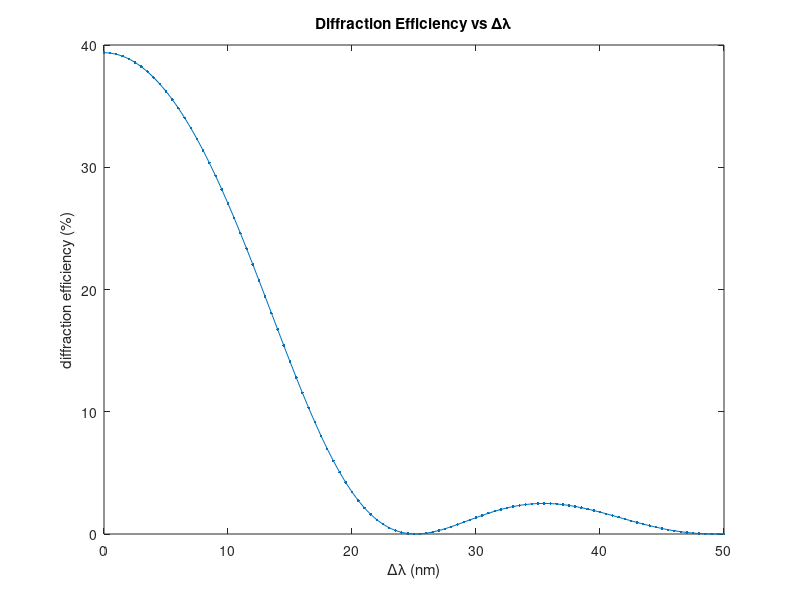
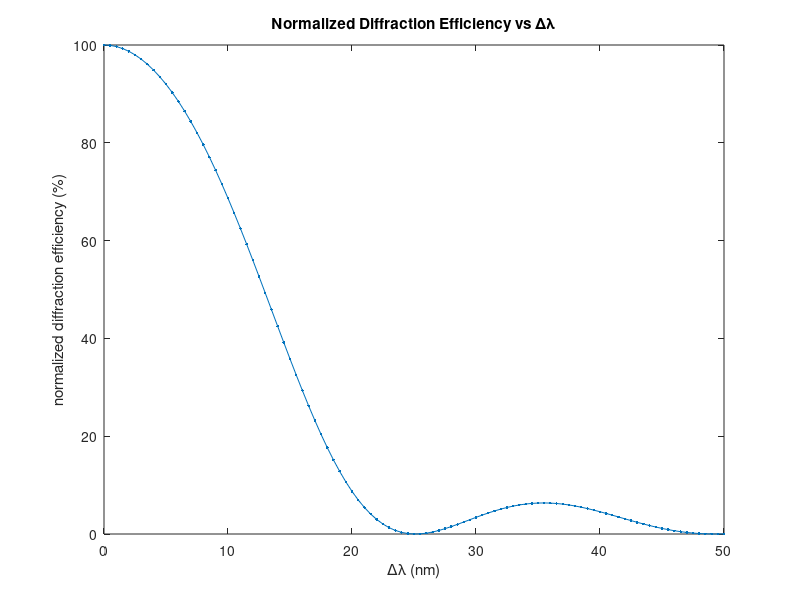
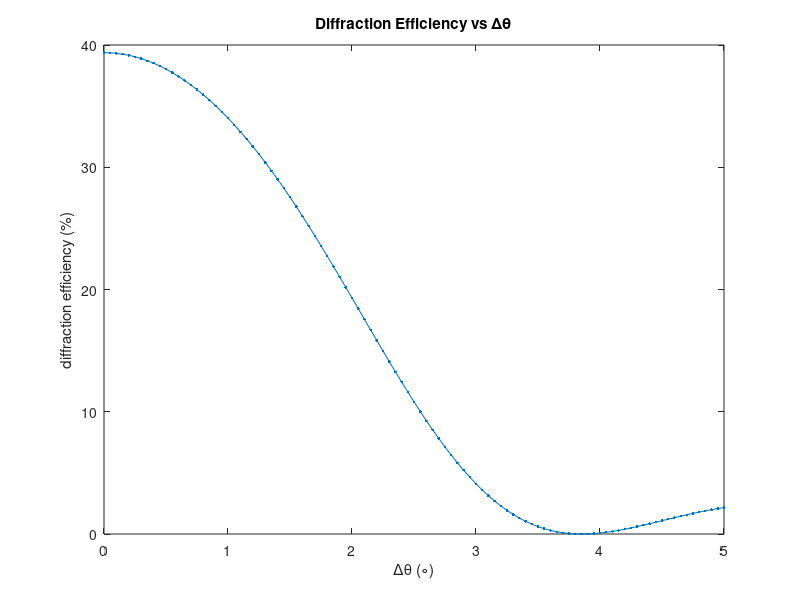
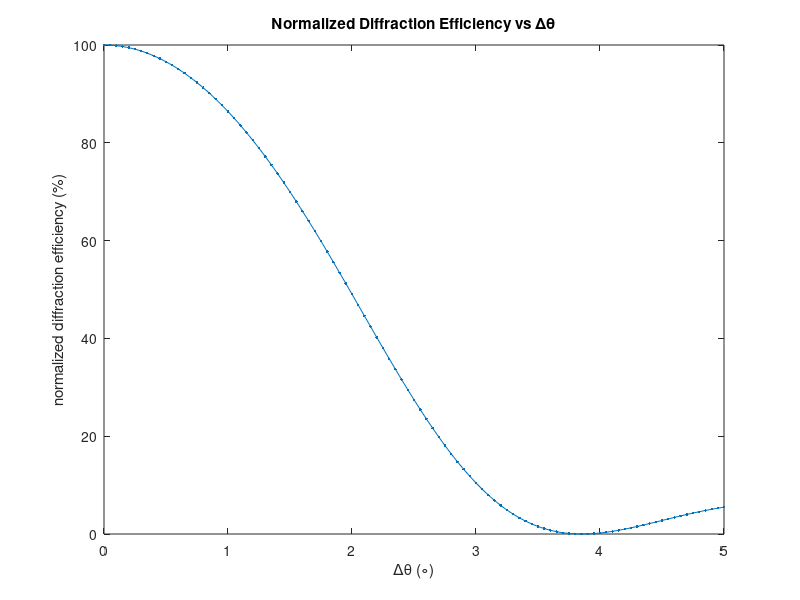

Source code (MATLAB) for these figures, in order:
% clear all;
% close all;


% This script is intended to calculate diffraction efficiency of thick hologram gratings  
%   from Huang and Gilbert's "Diffraction properties of substrate guided-wave holograms", 
% Opt. Eng, V.34, No10, 2891-2899, 1995

L = 647; % reference wavelength in nm
t = 7; % thickness in micron
n = 1.63; % avg index of refraction of recording medium
dn = 0.05; % index modulation
ar = 120; % value for Bragg angle in DEGREES % ??????????
ao = 0;

% Angular selectivity:
damin = 0; % angular deviation in degrees
damax = 5;
% Wavelength selectivity:
dLmin = 0; % wavelength deviation in nm
dLmax = 50;

N = 101; % number of samples for plotting



verbose = 0;
% --- CALCULATION and DISPLAY --- %



deg = 180/pi;
ar = ar/deg; % convert to radians for calculations
ao = ao/deg;
damin = damin/deg;
damax = damax/deg;
t = 1000*t; % convert to nm for calculations

C = cos(ar)/cos(ao);
Cs = sign(C);

disp(['wavelength: ' num2str(L) 'nm']);
disp(['thickness: ' num2str(t/1000) 'um']);
disp(['index of refraction: ' num2str(n) ', modulation: ' num2str(dn)]);
disp(['reference angle: ' num2str(ar*deg) ' degrees']);
disp(['object angle: ' num2str(ao*deg) ' degrees']);
disp(['angular range: ' ...
       num2str(damin*deg) ' to ' num2str(damax*deg) ' degrees']);
disp(['wavelength range: ' ...
       num2str(dLmin) ' to ' num2str(dLmax) ' nm']);
disp(['number of samples for plotting: ' num2str(N)]);
if Cs > 0
    disp(['transmission (C = ' num2str(C) ')']);
else
    disp(['reflection (C = ' num2str(C) ')']);
end

% q = 8*pi*t*sin(ar)^2/L;
% if q <= 10
%     disp(['The hologram is thin, Klein Parameter  =  ' q]);
% end


% check validity of theory
v =  pi*dn*t/(2*L*n*sqrt(Cs*cos(ar)*cos(ao)));
if Cs > 0
    valid = v*abs(tan(v));
else
    valid = v*abs(tanh(v));
end
disp(['validity: ' num2str(valid) ' should be << ' num2str(2*pi*t*n*cos(ao)/L)]);


% max diffraction efficiency
if Cs > 0
    effmax = sin(v)^2;
else
    effmax = tanh(v)^2;
end
disp(['max efficiency: ' num2str(effmax*100) '%']);


dL = linspace(dLmin, dLmax, N);
da = linspace(damin, damax, N);

xiL = -2*pi*n*t*dL*sin((ar-ao)/2)^2/(cos(ao)*L^2);
xia = pi*n*t*sin(ar-ao)*da/(L*cos(ao));


if Cs > 0 % (transmission)
    effL = sin(sqrt(xiL.^2 + v^2)).^2./(1 + xiL.^2/v^2);
    effa = sin(sqrt(xia.^2 + v^2)).^2./(1 + xia.^2/v^2);
else % (reflection)
    effL = 1./( 1 + (1 - xiL.^2/v^2)./sinh(sqrt(v^2 - xiL.^2)).^2 );
    effa = 1./( 1 + (1 - xia.^2/v^2)./sinh(sqrt(v^2 - xia.^2)).^2 );
end
etamaxL = max(effL);
etamaxa = max(effa);

if verbose
    disp('        wavelength dev (nm)    DE (%)      norm DE (%)');
    disp( cat(2,(1:N)', dL', 100*effL', 100*effL'/etamaxL) );
    disp('        angle dev (deg)    DE (%)      norm DE (%)');
    disp( cat(2,(1:N)', da'*deg, 100*effa', 100*effa'/etamaxa) );
end

figure(1);
plot(dL,effL*100,'.-');
title('Diffraction Efficiency vs \Delta\lambda');
xlabel('\Delta\lambda (nm)'); ylabel('diffraction efficiency (%)');

figure(2);
plot(dL,effL/etamaxL*100,'.-');
title('Normalized Diffraction Efficiency vs \Delta\lambda');
xlabel('\Delta\lambda (nm)'); ylabel('normalized diffraction efficiency (%)');

figure(3);
plot(da*deg,effa*100,'.-');
title('Diffraction Efficiency vs \Delta\theta');
xlabel('\Delta\theta (\circ)'); ylabel('diffraction efficiency (%)');

figure(4);
plot(da*deg,effa/etamaxa*100,'.-');
title('Normalized Diffraction Efficiency vs \Delta\theta');
xlabel('\Delta\theta (\circ)'); ylabel('normalized diffraction efficiency (%)');





